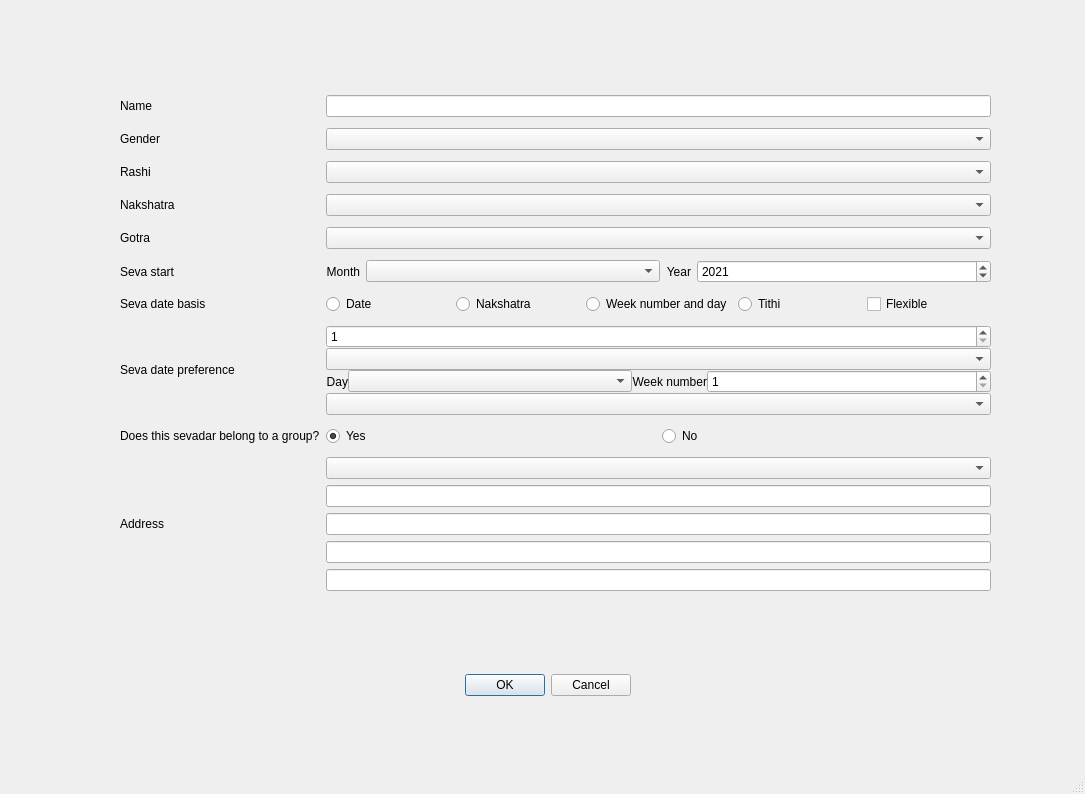
<?xml version="1.0" encoding="UTF-8"?>
<ui version="4.0">
 <class>MainWindow</class>
 <widget class="QMainWindow" name="MainWindow">
  <property name="geometry">
   <rect>
    <x>0</x>
    <y>0</y>
    <width>1085</width>
    <height>794</height>
   </rect>
  </property>
  <property name="windowTitle">
   <string>MainWindow</string>
  </property>
  <property name="tabShape">
   <enum>QTabWidget::Rounded</enum>
  </property>
  <widget class="QWidget" name="centralwidget">
   <widget class="QDialogButtonBox" name="buttonBox">
    <property name="geometry">
     <rect>
      <x>360</x>
      <y>650</y>
      <width>271</width>
      <height>71</height>
     </rect>
    </property>
    <property name="standardButtons">
     <set>QDialogButtonBox::Cancel|QDialogButtonBox::Ok</set>
    </property>
   </widget>
   <widget class="QWidget" name="gridLayoutWidget">
    <property name="geometry">
     <rect>
      <x>120</x>
      <y>90</y>
      <width>871</width>
      <height>516</height>
     </rect>
    </property>
    <layout class="QGridLayout" name="gridLayout" rowstretch="0,0,0,0,0,0,0,1,0,0" rowminimumheight="0,0,0,0,0,0,0,0,0,1">
     <property name="sizeConstraint">
      <enum>QLayout::SetDefaultConstraint</enum>
     </property>
     <item row="7" column="0">
      <widget class="QLabel" name="label_date">
       <property name="text">
        <string>Seva date preference</string>
       </property>
      </widget>
     </item>
     <item row="5" column="2">
      <layout class="QHBoxLayout" name="horizontalLayout_seva_start" stretch="0,1,0,1">
       <item>
        <widget class="QLabel" name="label_start_month">
         <property name="text">
          <string>Month</string>
         </property>
         <property name="alignment">
          <set>Qt::AlignRight|Qt::AlignTrailing|Qt::AlignVCenter</set>
         </property>
        </widget>
       </item>
       <item>
        <widget class="QComboBox" name="comboBox_start_month"/>
       </item>
       <item>
        <widget class="QLabel" name="label_star_year">
         <property name="layoutDirection">
          <enum>Qt::LeftToRight</enum>
         </property>
         <property name="text">
          <string>Year</string>
         </property>
         <property name="alignment">
          <set>Qt::AlignRight|Qt::AlignTrailing|Qt::AlignVCenter</set>
         </property>
        </widget>
       </item>
       <item>
        <widget class="QSpinBox" name="spinBox_start_year">
         <property name="cursor">
          <cursorShape>ArrowCursor</cursorShape>
         </property>
         <property name="minimum">
          <number>2000</number>
         </property>
         <property name="maximum">
          <number>9999</number>
         </property>
         <property name="value">
          <number>2021</number>
         </property>
        </widget>
       </item>
      </layout>
     </item>
     <item row="3" column="0">
      <widget class="QLabel" name="label_nakshatra">
       <property name="text">
        <string>Nakshatra</string>
       </property>
      </widget>
     </item>
     <item row="6" column="2">
      <layout class="QHBoxLayout" name="horizontalLayout_seva_date_basis">
       <property name="sizeConstraint">
        <enum>QLayout::SetDefaultConstraint</enum>
       </property>
       <item>
        <widget class="QRadioButton" name="radioButton_date">
         <property name="text">
          <string>Date</string>
         </property>
        </widget>
       </item>
       <item>
        <widget class="QRadioButton" name="radioButton_nakshatra">
         <property name="text">
          <string>Nakshatra</string>
         </property>
        </widget>
       </item>
       <item>
        <widget class="QRadioButton" name="radioButton_week">
         <property name="text">
          <string>Week number and day</string>
         </property>
        </widget>
       </item>
       <item>
        <widget class="QRadioButton" name="radioButton_tithi">
         <property name="enabled">
          <bool>true</bool>
         </property>
         <property name="text">
          <string>Tithi</string>
         </property>
         <property name="checked">
          <bool>true</bool>
         </property>
        </widget>
       </item>
       <item>
        <widget class="QCheckBox" name="checkBox_flexible">
         <property name="text">
          <string>Flexible</string>
         </property>
        </widget>
       </item>
      </layout>
     </item>
     <item row="0" column="0">
      <widget class="QLabel" name="label_name">
       <property name="text">
        <string>Name</string>
       </property>
      </widget>
     </item>
     <item row="8" column="0">
      <widget class="QLabel" name="label_group">
       <property name="text">
        <string>Does this sevadar belong to a group?</string>
       </property>
      </widget>
     </item>
     <item row="6" column="0">
      <widget class="QLabel" name="label_basis">
       <property name="text">
        <string>Seva date basis</string>
       </property>
      </widget>
     </item>
     <item row="4" column="2">
      <widget class="QComboBox" name="comboBox_gotra"/>
     </item>
     <item row="0" column="2">
      <widget class="QLineEdit" name="lineEdit_name"/>
     </item>
     <item row="9" column="2">
      <layout class="QVBoxLayout" name="verticalLayout_address">
       <item>
        <widget class="QComboBox" name="comboBox_address"/>
       </item>
       <item>
        <layout class="QVBoxLayout" name="verticalLayout_address_lines">
         <item>
          <widget class="QLineEdit" name="lineEdit_address1">
           <property name="enabled">
            <bool>true</bool>
           </property>
          </widget>
         </item>
         <item>
          <widget class="QLineEdit" name="lineEdit_address2">
           <property name="enabled">
            <bool>true</bool>
           </property>
          </widget>
         </item>
         <item>
          <widget class="QLineEdit" name="lineEdit_address3">
           <property name="enabled">
            <bool>true</bool>
           </property>
          </widget>
         </item>
         <item>
          <widget class="QLineEdit" name="lineEdit_address4">
           <property name="enabled">
            <bool>true</bool>
           </property>
          </widget>
         </item>
        </layout>
       </item>
      </layout>
     </item>
     <item row="8" column="2">
      <layout class="QHBoxLayout" name="horizontalLayout_group_yes_no">
       <item>
        <widget class="QRadioButton" name="radioButton_group_yes">
         <property name="enabled">
          <bool>true</bool>
         </property>
         <property name="contextMenuPolicy">
          <enum>Qt::DefaultContextMenu</enum>
         </property>
         <property name="text">
          <string>Yes</string>
         </property>
         <property name="checked">
          <bool>true</bool>
         </property>
        </widget>
       </item>
       <item>
        <widget class="QRadioButton" name="radioButton_group_no">
         <property name="text">
          <string>No</string>
         </property>
        </widget>
       </item>
      </layout>
     </item>
     <item row="5" column="0">
      <widget class="QLabel" name="label_seva_start">
       <property name="text">
        <string>Seva start</string>
       </property>
      </widget>
     </item>
     <item row="7" column="2">
      <layout class="QVBoxLayout" name="verticalLayout_date_preference">
       <property name="spacing">
        <number>0</number>
       </property>
       <property name="sizeConstraint">
        <enum>QLayout::SetDefaultConstraint</enum>
       </property>
       <property name="leftMargin">
        <number>0</number>
       </property>
       <item>
        <widget class="QSpinBox" name="spinBox_date">
         <property name="sizePolicy">
          <sizepolicy hsizetype="Preferred" vsizetype="Fixed">
           <horstretch>0</horstretch>
           <verstretch>0</verstretch>
          </sizepolicy>
         </property>
         <property name="minimum">
          <number>1</number>
         </property>
         <property name="maximum">
          <number>31</number>
         </property>
        </widget>
       </item>
       <item>
        <widget class="QComboBox" name="comboBox_nakshatra_2"/>
       </item>
       <item>
        <layout class="QHBoxLayout" name="horizontalLayout_day_week_no" stretch="0,1,0,1">
         <item>
          <widget class="QLabel" name="label_day">
           <property name="text">
            <string>Day</string>
           </property>
           <property name="alignment">
            <set>Qt::AlignRight|Qt::AlignTrailing|Qt::AlignVCenter</set>
           </property>
          </widget>
         </item>
         <item>
          <widget class="QComboBox" name="comboBox_day"/>
         </item>
         <item>
          <widget class="QLabel" name="label_week">
           <property name="layoutDirection">
            <enum>Qt::LeftToRight</enum>
           </property>
           <property name="text">
            <string>Week number</string>
           </property>
           <property name="alignment">
            <set>Qt::AlignRight|Qt::AlignTrailing|Qt::AlignVCenter</set>
           </property>
          </widget>
         </item>
         <item>
          <widget class="QSpinBox" name="spinBox_week_no">
           <property name="cursor">
            <cursorShape>ArrowCursor</cursorShape>
           </property>
           <property name="minimum">
            <number>1</number>
           </property>
           <property name="maximum">
            <number>6</number>
           </property>
           <property name="value">
            <number>1</number>
           </property>
          </widget>
         </item>
        </layout>
       </item>
       <item>
        <widget class="QComboBox" name="comboBox_tithi">
         <property name="editable">
          <bool>false</bool>
         </property>
         <property name="frame">
          <bool>true</bool>
         </property>
        </widget>
       </item>
      </layout>
     </item>
     <item row="3" column="2">
      <widget class="QComboBox" name="comboBox_nakshatra"/>
     </item>
     <item row="1" column="0">
      <widget class="QLabel" name="label_gender">
       <property name="text">
        <string>Gender</string>
       </property>
      </widget>
     </item>
     <item row="2" column="0">
      <widget class="QLabel" name="label_rashi">
       <property name="text">
        <string>Rashi</string>
       </property>
      </widget>
     </item>
     <item row="2" column="2">
      <widget class="QComboBox" name="comboBox_rashi"/>
     </item>
     <item row="1" column="2">
      <widget class="QComboBox" name="comboBox_gender"/>
     </item>
     <item row="4" column="0">
      <widget class="QLabel" name="label_gotra">
       <property name="text">
        <string>Gotra</string>
       </property>
      </widget>
     </item>
     <item row="9" column="0">
      <widget class="QLabel" name="label_address">
       <property name="text">
        <string>Address</string>
       </property>
      </widget>
     </item>
    </layout>
   </widget>
  </widget>
  <widget class="QMenuBar" name="menubar">
   <property name="geometry">
    <rect>
     <x>0</x>
     <y>0</y>
     <width>1085</width>
     <height>26</height>
    </rect>
   </property>
  </widget>
  <widget class="QStatusBar" name="statusbar"/>
 </widget>
 <resources/>
 <connections/>
</ui>
